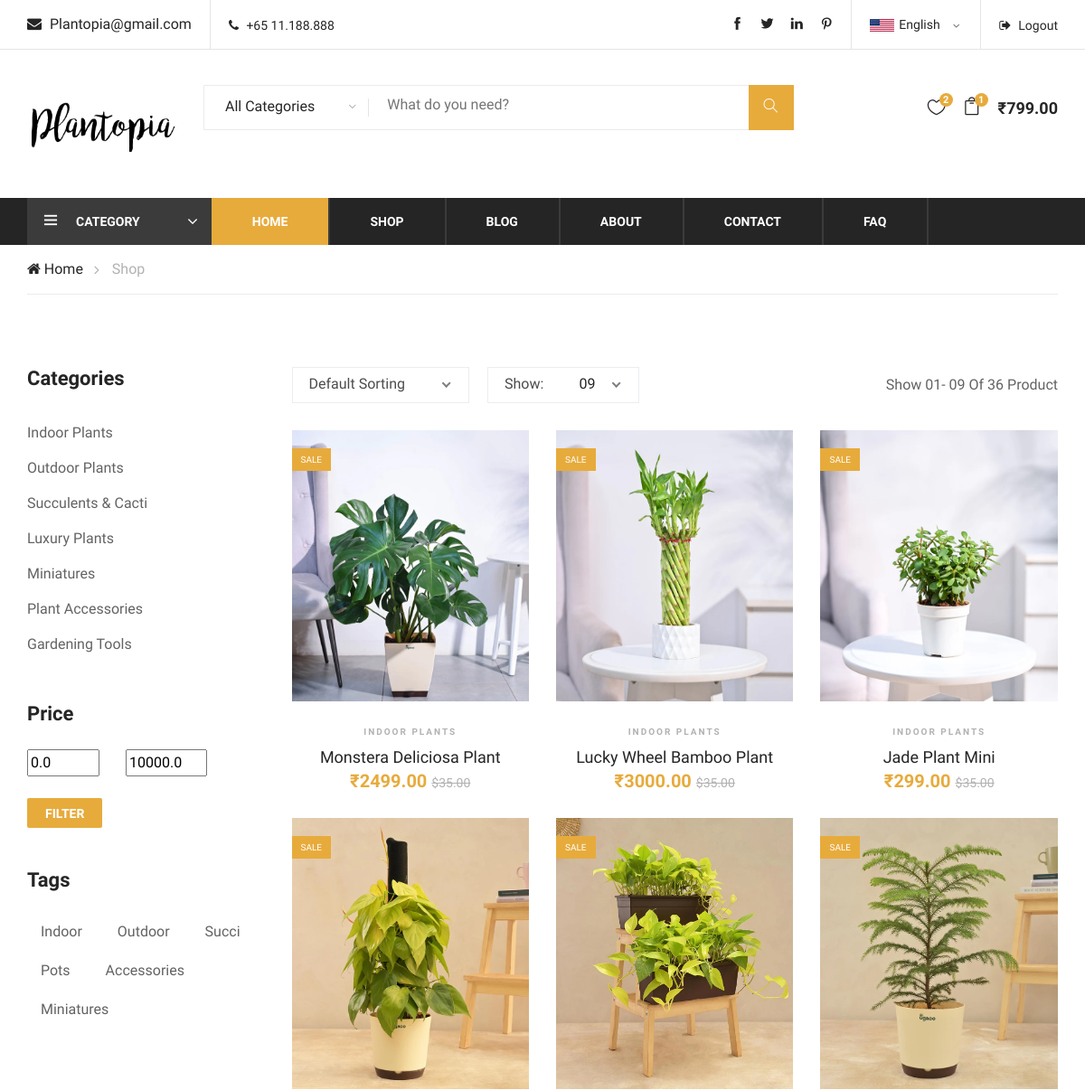
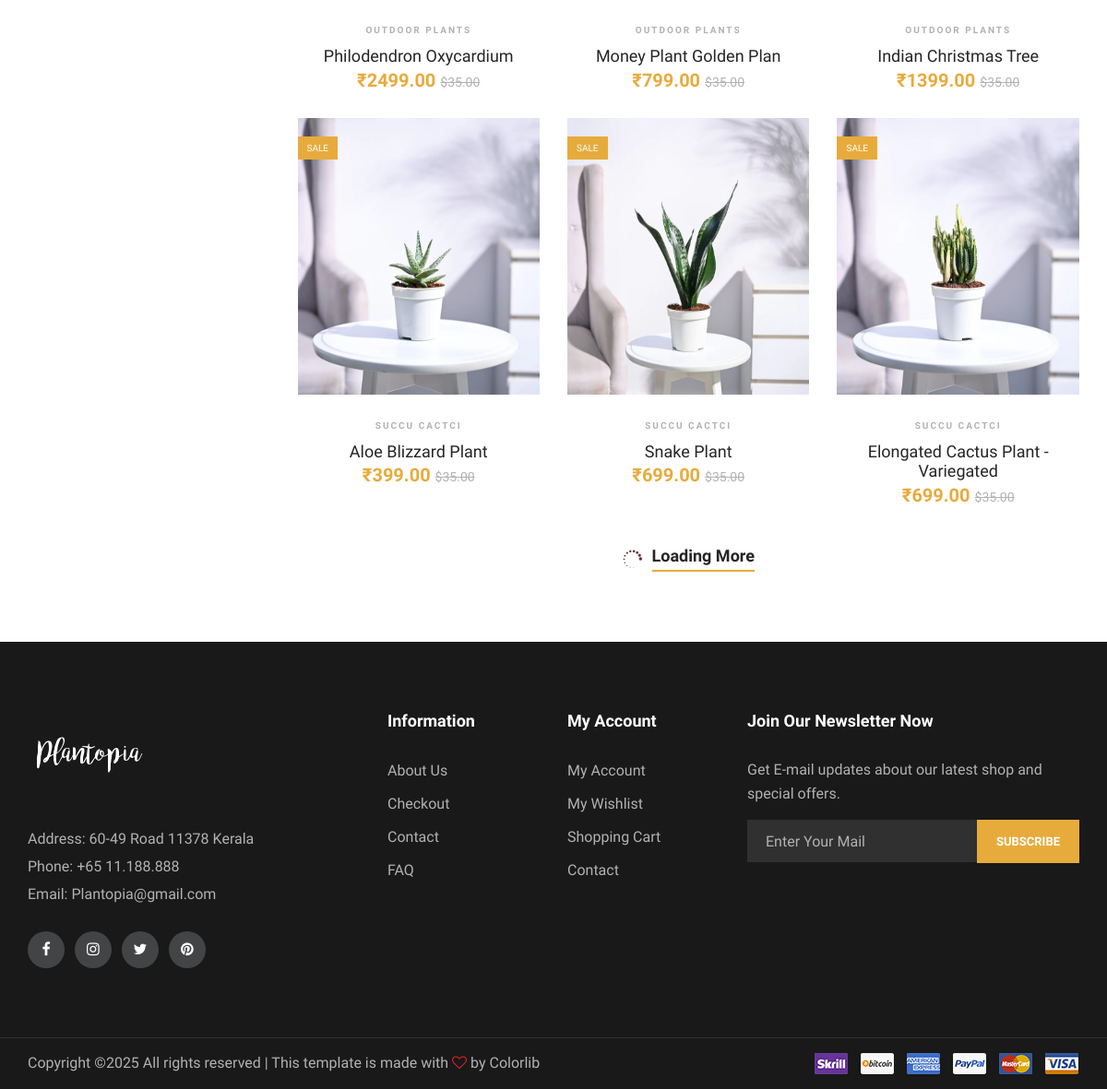
/shop/ (signed in), run on the app's committed database (2 pictures, top to bottom).
### ecomapp/models.py (models this page shows, shortened)
class Product(models.Model):
	category=models.ForeignKey(Category,on_delete=models.CASCADE,related_name="products")
	name=models.CharField(max_length=100)
	scientific_name=models.CharField(max_length=50)
	soil=models.CharField(max_length=100)
	height=models.DecimalField(max_digits=5,decimal_places=2)
	weight=models.DecimalField(max_digits=5,decimal_places=2)
	about_plant=models.CharField(max_length=100)
	description=models.TextField(blank=True)
	price=models.DecimalField(max_digits=10,decimal_places=2)
	created_date=models.DateTimeField(auto_now_add=True)
	in_stock=models.BooleanField(default=True)

class Productimage(models.Model):
	product=models.ForeignKey(Product,on_delete=models.CASCADE,related_name="images")
	image=models.ImageField(upload_to="Product_img/",blank=True)
	class Meta:
		verbose_name_plural = 'Product Images'

class Category(models.Model):
	name=models.CharField(max_length=20)
	class Meta:
		verbose_name = 'Category'
		verbose_name_plural = 'Categories'
	def __str__(self):
		return self.name

### ecomapp/views.py (the view)
# urls.py: path("shop/",views.shop,name="shop"),
def shop(request):
	products = Product.objects.all()
	productimages = Productimage.objects.all()
	min_price = request.GET.get("min_price", 0)
	max_price = request.GET.get("max_price", 10000)
	try:
		min_price = float(min_price)
		max_price = float(max_price)
	except ValueError:
		min_price = 0
		max_price = 10000
		print("Invalid input; using default min_price and max_price.")
	new_product = Product.objects.filter(price__gte=min_price, price__lte=max_price)
	context = {
		"products": products,
		"productimages": productimages,
		"new_product": new_product,
		"min_price": min_price,
		"max_price": max_price
	}
	return render(request, "shop.html", context)

### templates/shop.html (shortened to what this page needs)
{% extends "base.html" %}
{% load static %}
{% block content %}
    <div class="breacrumb-section">
        <div class="container">
            <div class="row">
                <div class="col-lg-12">
                    <div class="breadcrumb-text">
                        <a href="{% url 'index' %}"><i class="fa fa-home"></i> Home</a>
                        <span>Shop</span>
                    </div>
                </div>
            </div>
        </div>
    </div>
    <section class="product-shop spad">
        <div class="container">
            <div class="row">
                <div class="col-lg-3 col-md-6 col-sm-8 order-2 order-lg-1 produts-sidebar-filter">
                    <div class="filter-widget">
                        <h4 class="fw-title">Categories</h4>
                        <ul class="filter-catagories">
                             <li><a href="{% url 'indoor' %}">Indoor Plants</a></li>
                            <li><a href="{% url 'outdoor' %}">Outdoor Plants</a></li>
                            <li><a href="{% url 'succi' %}">Succulents & Cacti</a></li>
                            <li><a href="#">Luxury Plants</a></li>
                            <li><a href="#">Miniatures</a></li>
                            <li><a href="#">Plant Accessories</a></li>
                            <li><a href="#">Gardening Tools</a></li>
                        </ul>
                    </div>
                    <form method="GET" action="{% url 'shop' %}">
    <div class="filter-widget">
        <h4 class="fw-title">Price</h4>
        <div class="filter-range-wrap">
            <div class="price-input">
                <input type="text" name="min_price" placeholder="Min Price" value="{{ min_price }}" style="width:80px ; margin-right: 25px;">
                <input type="text" name="max_price" placeholder="Max Price" value="{{ max_price }}" style="width:90px">
            </div>
            <br>
            <button type="submit" style="border:none; margin-left: 0px;" class="filter-btn">Filter</button>
        </div>
    </div>
</form>
                    <div class="filter-widget">
                        <h4 class="fw-title">Tags</h4>
                        <div class="fw-tags">
                              <a href="{% url 'indoor' %}">Indoor</a>
                            <a href="{% url 'outdoor' %}">Outdoor</a>
                            <a href="{% url 'succi' %}">Succi</a>
                            <a href="#">Pots</a>
                            <a href="#">Accessories</a>
                            <a href="#">Miniatures</a>
                        </div>
                    </div>
                </div>
                <div class="col-lg-9 order-1 order-lg-2">
                    <div class="product-show-option">
                        <div class="row">
                            <div class="col-lg-7 col-md-7">
                                <div class="select-option">
                                </div>
                            </div>
                            <div class="col-lg-5 col-md-5 text-right">
                                <p>Show 01- 09 Of 36 Product</p>
                            </div>
                        </div>
                    </div>
                    <div class="product-list">
                        <div class="row">
                        	{% for i in new_product %}
                            <div class="col-lg-4 col-sm-6">
                                <div class="product-item">
                                    <div class="pi-pic">
                                        <img src="{{i.images.first.image.url}}" style="height:300px" alt="">
                                        <div class="sale pp-sale">Sale</div>
                                    </div>
                                    <div class="pi-text">
                                        <div class="catagory-name">{{i.category}}</div>
                                        <a href="{% url 'product' i.id %}">
                                            <h5>{{i.name}}</h5>
                                        </a>
                                        <div class="product-price">
                                            ₹{{i.price}}
                                            <span>$35.00</span>
                                        </div>
                                    </div>
                                </div>
                            </div>
                            {% endfor %}
                        </div>
                    </div>
                    <div class="loading-more">
                        <i class="icon_loading"></i>
                        <a href="#">
                            Loading More
                        </a>
                    </div>
                </div>
            </div>
        </div>
    </section>
{% endblock %}

### templates/base.html (shortened to what this page needs)
<!DOCTYPE html>
<html lang="zxx">
<head>
    {% load static %}
<link rel="stylesheet" href="{% static 'css/bootstrap.min.css' %}" type="text/css">
    <link rel="stylesheet" href="{% static 'css/font-awesome.min.css' %}" type="text/css">
    <link rel="stylesheet" href="{% static 'css/themify-icons.css' %}" type="text/css">
    <link rel="stylesheet" href="{% static 'css/elegant-icons.css' %}" type="text/css">
    <link rel="stylesheet" href="{% static 'css/owl.carousel.min.css' %}" type="text/css">
    <link rel="stylesheet" href="{% static 'css/nice-select.css' %}" type="text/css">
    <link rel="stylesheet" href="{% static 'css/jquery-ui.min.css' %}" type="text/css">
    <link rel="stylesheet" href="{% static 'css/slicknav.min.css' %}" type="text/css">
    <link rel="stylesheet" href="{% static 'css/style.css' %}" type="text/css">
</head>
<body>
    <header class="header-section">
        <div class="header-top">
            <div class="container">
                <div class="ht-left">
                    <div class="mail-service">
                        <i class=" fa fa-envelope"></i>
                        Plantopia@gmail.com
                    </div>
                    <div class="phone-service">
                        <i class=" fa fa-phone"></i>
                        +65 11.188.888
                    </div>
                </div>
                <div class="ht-right">
                    {% if user.is_authenticated %}
                    <a href="{% url 'logout' %}" class="login-panel"><i class="fa fa-sign-out"></i>Logout</a>
                    {% else %}
                    <a href="{% url 'login' %}" class="login-panel"><i class="fa fa-user"></i>Login</a>
                    {% endif %}
                    <div class="lan-selector">
                    </div>
                    <div class="top-social">
                        <a href="#"><i class="ti-facebook"></i></a>
                        <a href="#"><i class="ti-twitter-alt"></i></a>
                        <a href="#"><i class="ti-linkedin"></i></a>
                        <a href="#"><i class="ti-pinterest"></i></a>
                    </div>
                </div>
            </div>
        </div>
        <div class="container">
            <div class="inner-header">
                <div class="row">
                    <div class="col-lg-2 col-md-2">
                        <div class="logo">
                            <a href="{% url 'index' %}">
                                <img src="{% static 'img/logo2.png' %}" alt="" >
                            </a>
                        </div>
                    </div>
                    <div class="col-lg-7 col-md-7" >
                        <div class="advanced-search">
                            <form method="GET" action="{% url 'search' %}">
                            <button type="button" class="category-btn">All Categories</button>
                            <div class="input-group">
                                <input type="text" name="query" style="margin-top:10px;" placeholder="What do you need?">
                                <button type="submit"><i class="ti-search"></i></button>
                            </div>
                            </form>
                        </div>
                    </div>
                    <div class="col-lg-3 text-right col-md-3">
                        <ul class="nav-right">
                            <li class="cart-icon">
                                <a href="#">
                                    <i class="icon_heart_alt"></i>
                                    <span>{{wishlist_length}}</span>
                                </a>
                            </li>
                            <li class="cart-icon">
                                <a href="#">
                                    <i class="icon_bag_alt"></i>
                                    <span>{{cart_length}}</span>
                                </a>
                            </li>
                            <li class="cart-price">₹{{total_amount}}</li>
                        </ul>
                    </div>
                </div>
            </div>
        </div>
        <div class="nav-item">
            <div class="container">
                <div class="nav-depart">
                    <div class="depart-btn">
                        <i class="ti-menu"></i>
                        <span>Category</span>
                    </div>
                </div>
                <nav class="nav-menu mobile-menu">
                    <ul>
                        <li class="active"><a href="{% url 'index' %}">Home</a></li>
                        <li><a href="{% url 'shop' %}">Shop</a></li>
                        <li><a href="{% url 'blogs' %}">Blog</a></li>
                        <li><a href="{% url 'about' %}">About</a></li>
                        <li><a href="{% url 'contact' %}">Contact</a></li>
                        <li><a href="{% url 'faq' %}">Faq</a></li>
                    </ul>
                </nav>
            </div>
        </div>
    </header>
    {% block content %}
    {% endblock %}
    <footer class="footer-section">
        <div class="container">
            <div class="row">
                <div class="col-lg-3">
                    <div class="footer-left">
                        <div class="footer-logo">
                            <a href="#"><img src="{% static 'img/logo3.png' %}" alt=""></a>
                        </div>
                        <ul>
                            <li>Address: 60-49 Road 11378 Kerala</li>
                            <li>Phone: +65 11.188.888</li>
                            <li>Email: Plantopia@gmail.com</li>
                        </ul>
                        <div class="footer-social">
                            <a href="#"><i class="fa fa-facebook"></i></a>
                            <a href="#"><i class="fa fa-instagram"></i></a>
                            <a href="#"><i class="fa fa-twitter"></i></a>
                            <a href="#"><i class="fa fa-pinterest"></i></a>
                        </div>
                    </div>
                </div>
                <div class="col-lg-2 offset-lg-1">
                    <div class="footer-widget">
                        <h5>Information</h5>
                        <ul>
                            <li><a href="{% url 'about' %}">About Us</a></li>
                            <li><a href="{% url 'checkout' %}">Checkout</a></li>
                            <li><a href="{% url 'contact' %}">Contact</a></li>
                            <li><a href="{% url 'faq' %}">FAQ</a></li>
                        </ul>
                    </div>
                </div>
                <div class="col-lg-2">
                    <div class="footer-widget">
                        <h5>My Account</h5>
                        <ul>
                            <li><a href="#">My Account</a></li>
                            <li><a href="{% url 'viewwishlist' %}">My Wishlist</a></li>
                            <li><a href="{% url 'cartdetails' %}">Shopping Cart</a></li>
                            <li><a href="{% url 'contact' %}">Contact</a></li>
                        </ul>
                    </div>
                </div>
                <div class="col-lg-4">
                    <div class="newslatter-item">
                        <h5>Join Our Newsletter Now</h5>
                        <p>Get E-mail updates about our latest shop and special offers.</p>
                        <form action="#" class="subscribe-form">
                            <input type="text" placeholder="Enter Your Mail">
                            <button type="button">Subscribe</button>
                        </form>
                    </div>
                </div>
            </div>
        </div>
        <div class="copyright-reserved">
            <div class="container">
                <div class="row">
                    <div class="col-lg-12">
                        <div class="copyright-text">
Copyright &copy;<script>document.write(new Date().getFullYear());</script> All rights reserved | This template is made with <i class="fa fa-heart-o" aria-hidden="true"></i> by <a href="https://colorlib.com" target="_blank">Colorlib</a>
                        </div>
                        <div class="payment-pic">
                            <img src="{% static 'img/payment-method.png' %}" alt="">
                        </div>
                    </div>
                </div>
            </div>
        </div>
    </footer>
</body>
</html>

### data on the page
Product: images.first.image (picture), category "INDOOR PLANTS", name "Monstera Deliciosa Plant", price "2499.00"
Product: images.first.image (picture), category "INDOOR PLANTS", name "Lucky Wheel Bamboo Plant", price "3000.00"
Product: images.first.image (picture), category "INDOOR PLANTS", name "Jade Plant Mini", price "299.00"
Product: images.first.image (picture), category "OUTDOOR PLANTS", name "Philodendron Oxycardium", price "2499.00"
Product: images.first.image (picture), category "OUTDOOR PLANTS", name "Money Plant Golden Plan", price "799.00"
Product: images.first.image (picture), category "OUTDOOR PLANTS", name "Indian Christmas Tree", price "1399.00"
Product: images.first.image (picture), category "SUCCU CACTCI", name "Aloe Blizzard Plant", price "399.00"
Product: images.first.image (picture), category "SUCCU CACTCI", name "Snake Plant", price "699.00"
Product: images.first.image (picture), category "SUCCU CACTCI", name "Elongated Cactus Plant - Variegated", price "699.00"

### other printed values
{{ wishlist_length }} "2"
{{ cart_length }} "1"
{{ total_amount }} "799.00"
